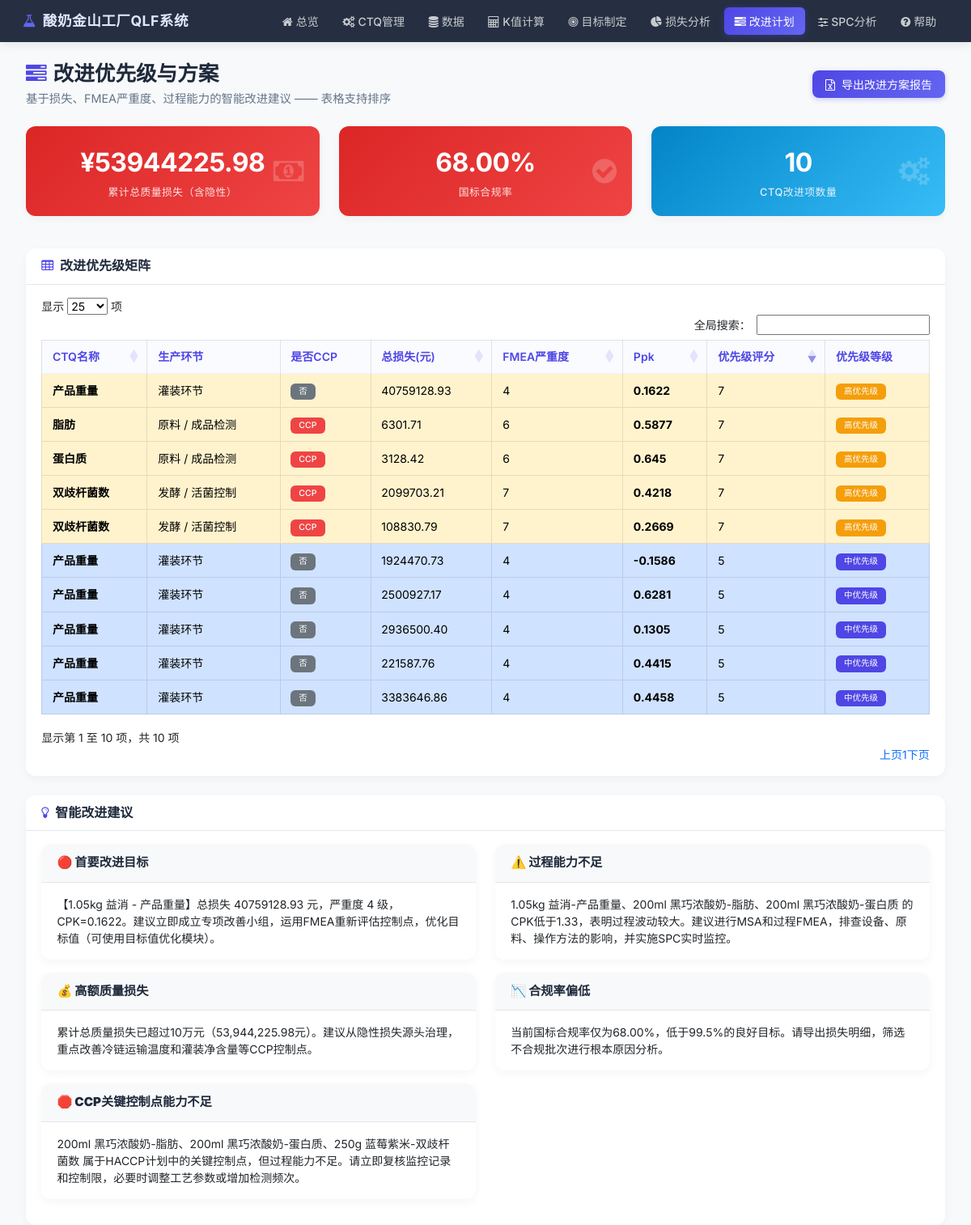
Screenshot of /improvement/ with the database file from the repository.
### models/models.py (models this page shows)
class CTQConfig(db.Model):
    __tablename__ = "ctq_config"
    ctq_id = db.Column(db.Integer, primary_key=True, autoincrement=True)
    product_item = db.Column(db.String(50), default=None)
    ctq_name = db.Column(db.String(50), nullable=False)
    feature_type = db.Column(db.String(20), nullable=False)
    process_link = db.Column(db.String(50))
    is_ccp = db.Column(db.String(5), default="否")
    fmea_severity = db.Column(db.Integer, default=5)
    gb_code = db.Column(db.String(50))
    target_m = db.Column(db.Float, default=0)
    usl = db.Column(db.Float, nullable=False)
    lsl = db.Column(db.Float, nullable=False)
    delta0 = db.Column(db.Float)
    delta = db.Column(db.Float)
    a0 = db.Column(db.Float)
    a = db.Column(db.Float)
    asymmetric_loss = db.Column(db.String(5), default="否")
    k_upper = db.Column(db.Float, default=0)
    k_lower = db.Column(db.Float, default=0)
    a_upper = db.Column(db.Float, default=0)
    a_lower = db.Column(db.Float, default=0)
    hidden_loss_coef = db.Column(db.Float, default=1.0)
    status = db.Column(db.String(10), default="启用")
    create_time = db.Column(db.DateTime, default=datetime.now)
    update_time = db.Column(db.DateTime, default=datetime.now, onupdate=datetime.now)
    version = db.Column(db.Integer, default=1)
    update_user = db.Column(db.String(50), nullable=True)
    __table_args__ = (
        db.Index('idx_ctq_item_name', 'product_item', 'ctq_name'),
        db.Index('idx_ctq_status', 'status'),
        db.Index('idx_product_item', 'product_item'),
        db.Index('idx_ctq_feature_severity', 'feature_type', 'fmea_severity'),  # 新增
    )

### routes/improvement.py (the view)
@improvement_bp.route('/')
@cache.cached(timeout=60, key_prefix='improvement_v2')
def improvement_list():
    total_loss = db.session.query(func.sum(LossResult.batch_total_loss_with_hidden)).scalar() or 0.0
    total_batches = db.session.query(func.count(func.distinct(LossResult.batch_no))).scalar() or 0
    non_compliant_batches = db.session.query(LossResult.batch_no).filter(
        LossResult.is_gb_compliant == "否"
    ).distinct().count()
    compliant_batches = total_batches - non_compliant_batches
    compliance_rate = (compliant_batches / total_batches * 100) if total_batches > 0 else 100.0
    priority_list = get_priority_list(total_loss)
    suggestions = generate_suggestions(priority_list, total_loss, compliance_rate)
    return render_template('improvement.html',
                           active_page='improvement',
                           priority_list=priority_list,
                           total_loss=total_loss,
                           compliance_rate=compliance_rate,
                           suggestions=suggestions)

### routes/improvement.py (called while the page is built)
def get_cpk_from_raw_data(product_item, ctq_id, usl, lsl):
    query = ProductionData.query.filter_by(ctq_id=ctq_id)
    if product_item:
        query = query.filter_by(product_item=product_item)
    values = [d.measured_value for d in query.all() if d.measured_value is not None]
    if len(values) < 2:
        return None
    mean = np.mean(values)
    std = np.std(values, ddof=1)
    if std == 0:
        return None
    cpu = (usl - mean) / (3 * std) if usl else None
    cpl = (mean - lsl) / (3 * std) if lsl else None
    if cpu is None or cpl is None:
        return None
    return min(cpu, cpl)

### templates/improvement.html (shortened to what this page needs)
{% extends "base.html" %}
{% block content %}
<div class="d-flex justify-content-between align-items-center mb-4">
    <div>
        <h2 class="fw-bold mb-1" style="font-size: 1.6rem; color: var(--text);">
            <i class="fa fa-tasks me-2" style="color: var(--primary);"></i>改进优先级与方案
        </h2>
        <p class="mb-0" style="font-size: 0.9rem; color: var(--text-muted);">
            基于损失、FMEA严重度、过程能力的智能改进建议 —— 表格支持排序
        </p>
    </div>
    <div>
        <a href="{{ url_for('improvement.export_report') }}" class="btn btn-primary">
            <i class="fa fa-file-excel-o me-2"></i>导出改进方案报告
        </a>
    </div>
</div>
<div class="row mb-4">
    <div class="col-xl-4 col-lg-4 col-md-6 mb-3">
        <div class="card kpi-card kpi-danger">
            <div class="card-body">
                <i class="fa fa-money kpi-icon"></i>
                <div class="kpi-value">¥{{ "%.2f"|format(total_loss) }}</div>
                <div class="kpi-label">累计总质量损失（含隐性）</div>
            </div>
        </div>
    </div>
    <div class="col-xl-4 col-lg-4 col-md-6 mb-3">
        <div class="card kpi-card {% if compliance_rate >= 99.5 %}kpi-success{% elif compliance_rate >= 99 %}kpi-warning{% else %}kpi-danger{% endif %}">
            <div class="card-body">
                <i class="fa fa-check-circle kpi-icon"></i>
                <div class="kpi-value">{{ "%.2f"|format(compliance_rate) }}%</div>
                <div class="kpi-label">国标合规率</div>
            </div>
        </div>
    </div>
    <div class="col-xl-4 col-lg-4 col-md-6 mb-3">
        <div class="card kpi-card kpi-info">
            <div class="card-body">
                <i class="fa fa-cogs kpi-icon"></i>
                <div class="kpi-value">{{ priority_list|length }}</div>
                <div class="kpi-label">CTQ改进项数量</div>
            </div>
        </div>
    </div>
</div>
{% if priority_list %}
<div class="card mb-4">
    <div class="card-header">
        <h6 class="mb-0 fw-bold"><i class="fa fa-table me-2" style="color: var(--primary);"></i>改进优先级矩阵</h6>
    </div>
    <div class="card-body">
        <div class="table-responsive">
            <table class="table table-hover table-bordered" id="improveTable">
                <thead>
                    <tr>
                        <th>CTQ名称</th>
                        <th>生产环节</th>
                        <th>是否CCP</th>
                        <th>总损失(元)</th>
                        <th>FMEA严重度</th>
                        <th>Ppk</th>
                        <th>优先级评分</th>
                        <th>优先级等级</th>
                    </tr>
                </thead>
                <tbody>
                    {% for item in priority_list %}
                    <tr class="{% if item.priority_level == '极高优先级' %}table-danger{% elif item.priority_level == '高优先级' %}table-warning{% elif item.priority_level == '中优先级' %}table-primary{% endif %}">
                        <td><strong>{{ item.ctq_name }}</strong></td>
                        <td>{{ item.process_link }}</td>
                        <td>
                            {% if item.is_ccp == '是' %}
                                <span class="badge bg-danger">CCP</span>
                            {% else %}
                                <span class="badge bg-secondary">否</span>
                            {% endif %}
                        </td>
                        <td data-order="{{ item.total_loss }}">{{ "%.2f"|format(item.total_loss) }}</td>
                        <td data-order="{{ item.fmea_severity }}">{{ item.fmea_severity }}</td>
                        <td data-order="{{ item.cpk if item.cpk != '-' else 0 }}">
                            <span class="fw-bold">{{ item.cpk }}</span>
                        </td>
                        <td data-order="{{ item.priority_score }}">{{ item.priority_score }}</td>
                        <td>
                            <span class="badge bg-{{ item.level_class }}">{{ item.priority_level }}</span>
                        </td>
                    </tr>
                    {% endfor %}
                </tbody>
            </table>
        </div>
    </div>
</div>
<div class="row">
    <div class="col-12">
        <div class="card">
            <div class="card-header">
                <h6 class="mb-0 fw-bold"><i class="fa fa-lightbulb-o me-2" style="color: var(--primary);"></i>智能改进建议</h6>
            </div>
            <div class="card-body">
                {% if suggestions %}
                    <div class="row">
                        {% for s in suggestions %}
                        <div class="col-lg-6 mb-3">
                            <div class="card border-1 h-100">
                                <div class="card-header bg-light">
                                    <strong>{{ s.title }}</strong>
                                </div>
                                <div class="card-body">
                                    <p class="mb-0">{{ s.content }}</p>
                                </div>
                            </div>
                        </div>
                        {% endfor %}
                    </div>
                {% else %}
                    <div class="text-center py-4 text-muted">
                        <i class="fa fa-info-circle fa-3x mb-3" style="color: var(--primary);"></i>
                        <p>暂无改进建议，请先执行损失计算</p>
                    </div>
                {% endif %}
            </div>
        </div>
    </div>
</div>
{% endif %}
{% endblock %}

### static/css/main.css (style rules this page uses)
* { margin:0; padding:0; box-sizing:border-box; }
body { font-family:'Segoe UI','Microsoft YaHei','PingFang SC',sans-serif; background:#f0f2f5; color:#2c3e50; font-size:14px; line-height:1.6; }
a { text-decoration:none; }
.card { border:none; border-radius:12px; box-shadow:0 2px 8px rgba(0,0,0,0.04); transition:none; background:#fff; }
.card-header { background:#fff; border-bottom:1px solid #f0f0f0; border-radius:12px 12px 0 0!important; font-weight:600; font-size:.95rem; padding:14px 20px; color:#2c3e50; }
.card-body { padding:20px; }
.kpi-card { border-radius:12px; box-shadow:0 4px 12px rgba(0,0,0,0.1); color:#fff; background:#6c757d; }
.kpi-card .card-body { padding:20px; }
.kpi-card .kpi-value { font-size:2rem; font-weight:700; margin-bottom:5px; color:#fff; }
.kpi-card .kpi-label { font-size:.85rem; opacity:.9; font-weight:500; color:#fff; }
.table { margin-bottom:0; font-size:.9rem; }
.table th { font-weight:600; background:#f8f9fa; border-bottom:2px solid #dee2e6; white-space:nowrap; color:#495057; }
.table td { vertical-align:middle; padding:10px 12px; }
.btn { border-radius:8px; font-weight:500; padding:8px 18px; transition:all 0.2s ease; }
.btn-primary { background:#3498db; border-color:#3498db; }
.badge { font-weight:500; padding:5px 10px; border-radius:6px; }

### templates/base.html (style rules this page uses)
:root { --primary: #4f46e5; --primary-light: #6366f1; --primary-dark: #3730a3; --primary-bg: #eef2ff; --surface: #ffffff; --bg: #f1f5f9; --text: #1e293b; --text-muted: #64748b; --border: #e2e8f0; --shadow-sm: 0 1px 3px rgba(0,0,0,0.04); --shadow: 0 4px 12px rgba(0,0,0,0.04); --shadow-hover: 0 8px 24px rgba(0,0,0,0.06); --radius: 12px; --radius-sm: 8px; }
body { font-family: 'Inter', -apple-system, BlinkMacSystemFont, 'Segoe UI', sans-serif; background: var(--bg); color: var(--text); line-height: 1.5; padding-top: 60px; }
.card { border: none; border-radius: var(--radius); box-shadow: var(--shadow); background: var(--surface); transition: box-shadow 0.2s; }
.card-header { background: transparent; border-bottom: 1px solid var(--border); font-weight: 600; font-size: 0.95rem; color: var(--text); padding: 0.75rem 1.2rem; }
.card-body { padding: 1rem 1.2rem; }
.btn { font-weight: 500; border-radius: 8px; padding: 0.4rem 1rem; font-size: 0.875rem; transition: all 0.2s; }
.btn-primary { background: linear-gradient(135deg, var(--primary), var(--primary-light)); border: none; box-shadow: 0 2px 6px rgba(79,70,229,0.25); }
.kpi-card { border: none; border-radius: var(--radius); box-shadow: var(--shadow); transition: transform 0.2s, box-shadow 0.2s; overflow: hidden; }
.kpi-card .card-body { padding: 1.3rem 1.2rem; text-align: center; color: #fff; position: relative; }
.kpi-card .kpi-icon { font-size: 2.2rem; opacity: 0.2; position: absolute; right: 1.2rem; top: 50%; transform: translateY(-50%); }
.kpi-card .kpi-value { font-size: 2rem; font-weight: 700; margin-bottom: 0.15rem; letter-spacing: -0.5px; }
.kpi-card .kpi-label { font-size: 0.8rem; opacity: 0.85; font-weight: 500; text-transform: uppercase; letter-spacing: 0.5px; }
.kpi-danger { background: linear-gradient(135deg, #dc2626, #ef4444); }
.kpi-info { background: linear-gradient(135deg, #0284c7, #38bdf8); }
.table { font-size: 0.875rem; margin-bottom: 0; }
.table thead th { font-weight: 600; color: var(--primary); border-bottom: 2px solid var(--primary-bg); background: #fafbff; padding: 0.6rem 0.8rem; }
.table tbody td { padding: 0.55rem 0.8rem; vertical-align: middle; }
.badge.bg-primary { background: var(--primary) !important; }
.badge.bg-danger { background: #ef4444 !important; }
.badge.bg-warning { background: #f59e0b !important; }

### rows the page displays
CTQConfig: ctq_name "产品重量", process_link "灌装环节", shows "否", total_loss "40759128.93", fmea_severity "4", cpk "0.1622", priority_score "7", priority_level "高优先级"
CTQConfig: ctq_name "脂肪", process_link "原料 / 成品检测", shows "CCP", total_loss "6301.71", fmea_severity "6", cpk "0.5877", priority_score "7", priority_level "高优先级"
CTQConfig: ctq_name "蛋白质", process_link "原料 / 成品检测", shows "CCP", total_loss "3128.42", fmea_severity "6", cpk "0.645", priority_score "7", priority_level "高优先级"
CTQConfig: ctq_name "双歧杆菌数", process_link "发酵 / 活菌控制", shows "CCP", total_loss "2099703.21", fmea_severity "7", cpk "0.4218", priority_score "7", priority_level "高优先级"
CTQConfig: ctq_name "双歧杆菌数", process_link "发酵 / 活菌控制", shows "CCP", total_loss "108830.79", fmea_severity "7", cpk "0.2669", priority_score "7", priority_level "高优先级"
CTQConfig: ctq_name "产品重量", process_link "灌装环节", shows "否", total_loss "1924470.73", fmea_severity "4", cpk "-0.1586", priority_score "5", priority_level "中优先级"
CTQConfig: ctq_name "产品重量", process_link "灌装环节", shows "否", total_loss "2500927.17", fmea_severity "4", cpk "0.6281", priority_score "5", priority_level "中优先级"
CTQConfig: ctq_name "产品重量", process_link "灌装环节", shows "否", total_loss "2936500.40", fmea_severity "4", cpk "0.1305", priority_score "5", priority_level "中优先级"
CTQConfig: ctq_name "产品重量", process_link "灌装环节", shows "否", total_loss "221587.76", fmea_severity "4", cpk "0.4415", priority_score "5", priority_level "中优先级"
CTQConfig: ctq_name "产品重量", process_link "灌装环节", shows "否", total_loss "3383646.86", fmea_severity "4", cpk "0.4458", priority_score "5", priority_level "中优先级"

### other values shown
{{ "%.2f"|format(total_loss) }} "53944225.98"
{{ "%.2f"|format(compliance_rate) }} "68.00"
{{ priority_list|length }} "10"
{{ s.title }} "🔴 首要改进目标" "⚠️ 过程能力不足" "💰 高额质量损失" "📉 合规率偏低" "🛑 CCP关键控制点能力不足"
{{ s.content }} "【1.05kg 益消 - 产品重量】总损失 40759128.93 元，严重度 4 级，CPK=0.1622。建议立即成立专项改善小组，运用FMEA重新评估控制点，优化目标值（可使用目标值优化模块）。" "1.05kg 益消-产品重量、200ml 黑巧浓酸奶-脂肪、200ml 黑巧浓酸奶-蛋白质 的CPK低于1.33，表明过程波动较大。建议进行MSA和过程FMEA，排查设备、原料、操作方法的影响，并实施SPC实时监控。" "累计总质量损失已超过10万元（53,944,225.98元）。建议从隐性损失源头治理，重点改善冷链运输温度和灌装净含量等CCP控制点。" "当前国标合规率仅为68.00%，低于99.5%的良好目标。请导出损失明细，筛选不合规批次进行根本原因分析。" "200ml 黑巧浓酸奶-脂肪、200ml 黑巧浓酸奶-蛋白质、250g 蓝莓紫米-双歧杆菌数 属于HACCP计划中的关键控制点，但过程能力不足。请立即复核监控记录和控制限，必要时调整工艺参数或增加检测频次。"
